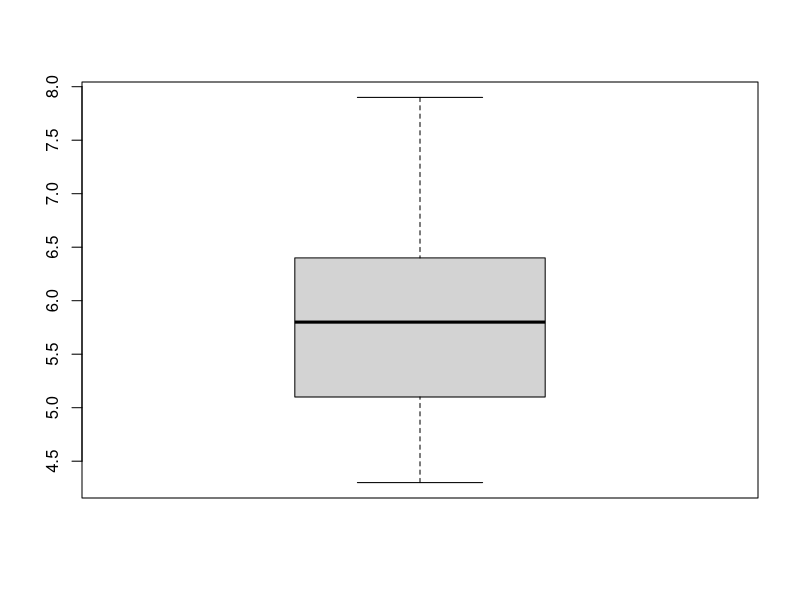
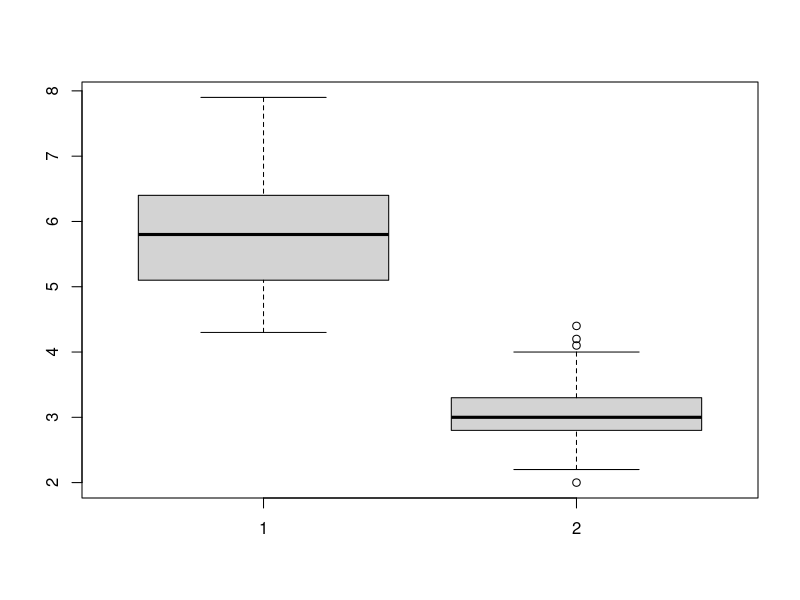
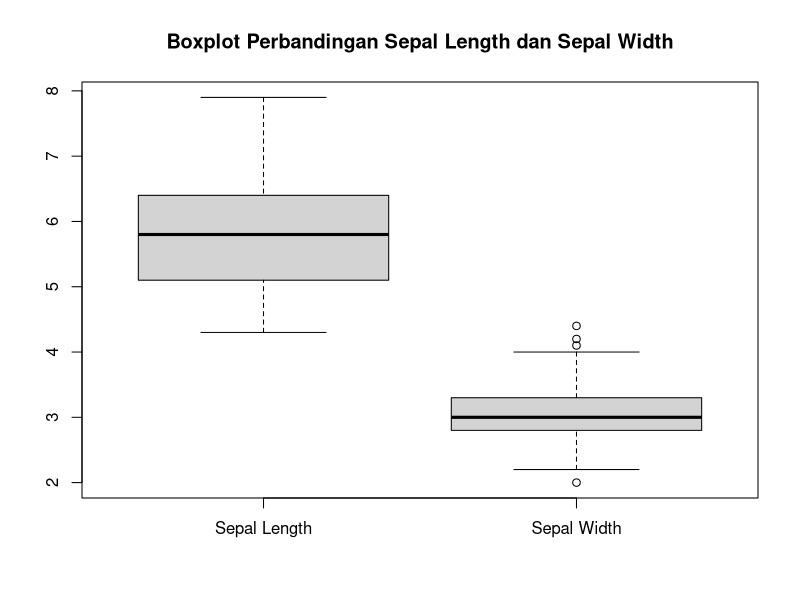
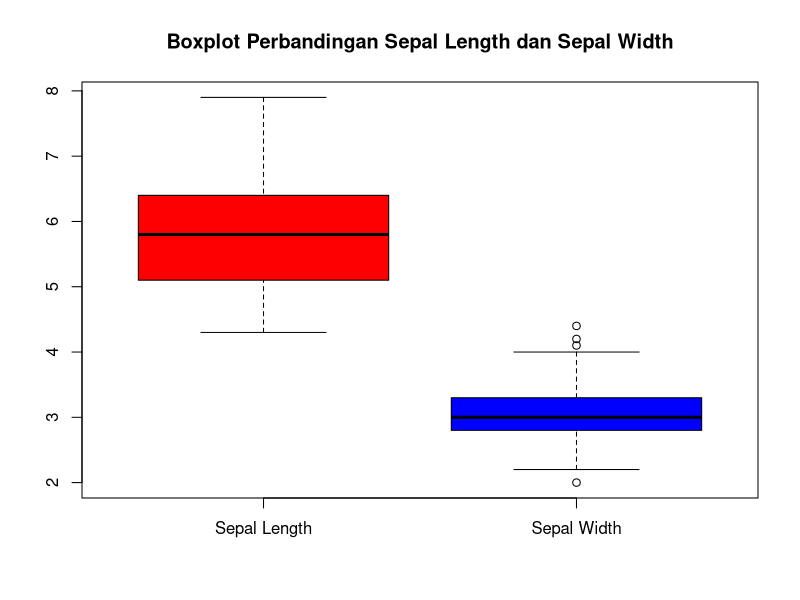
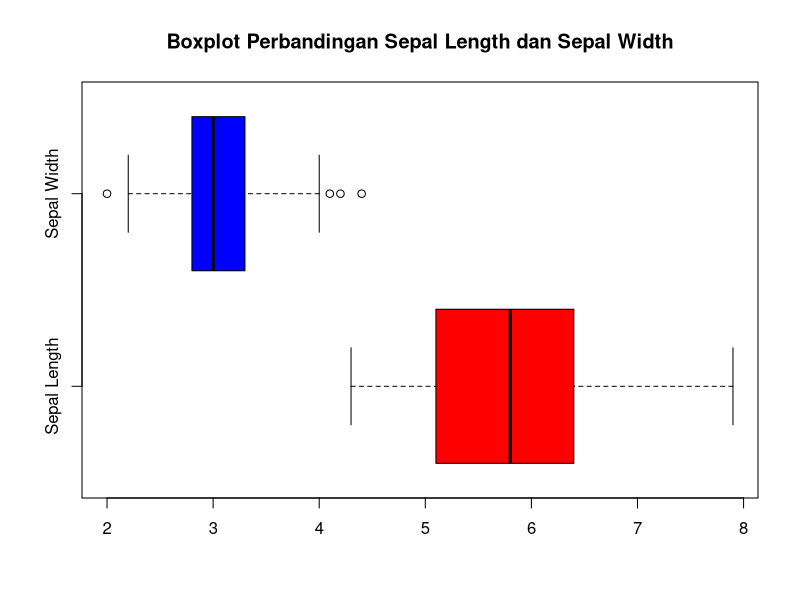
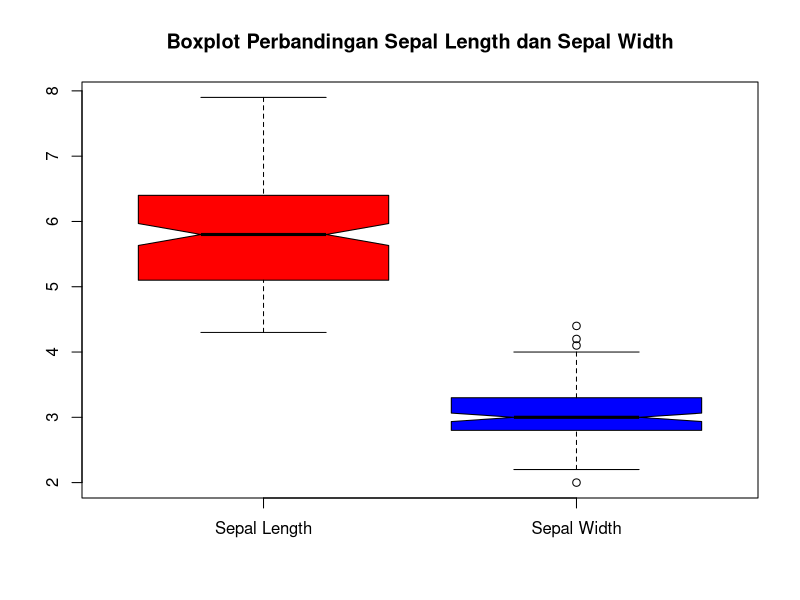
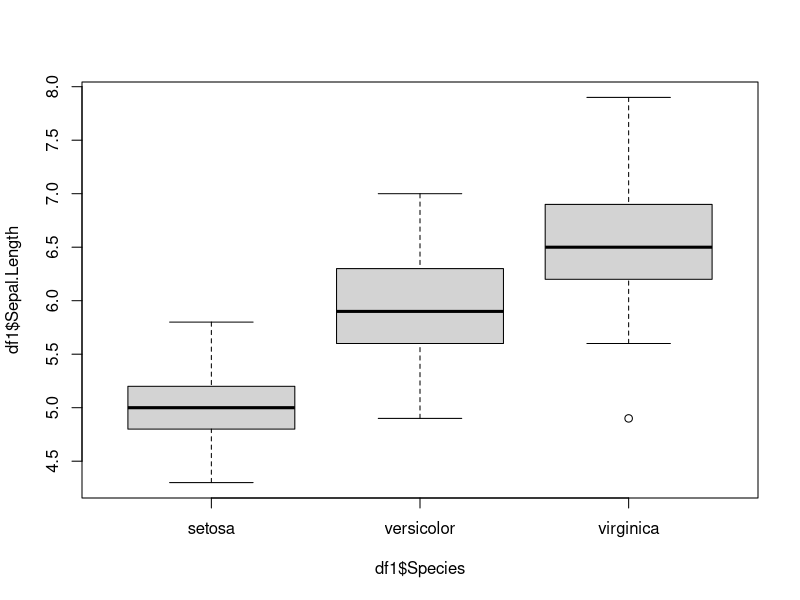
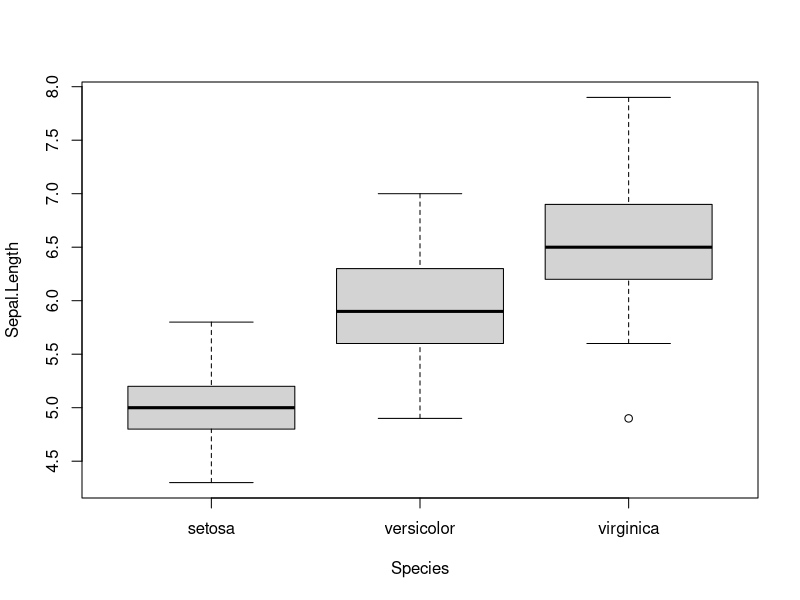

Write the R code that produced these figures, in order.
## ---- chunk 1
data("iris")
## ---- chunk 2
df1 <- iris
## ---- chunk 3
View(df1)
df1
## ---- chunk 4
ls(df1)
## ---- chunk 5
boxplot(df1$Sepal.Length) #1 variabel
## ---- chunk 6
boxplot(df1$Sepal.Length, df1$Sepal.Width) #2 variabel atau lebih
## ---- chunk 7
boxplot(df1$Sepal.Length, df1$Sepal.Width,
        main = "Boxplot Perbandingan Sepal Length dan Sepal Width",
        names = c("Sepal Length", "Sepal Width")) #tambahkan judul dan xlabel
## ---- chunk 8
boxplot(df1$Sepal.Length, df1$Sepal.Width,
        main = "Boxplot Perbandingan Sepal Length dan Sepal Width",
        names = c("Sepal Length", "Sepal Width"),
        col = c("red", "blue")) #ganti warna
## ---- chunk 9
boxplot(df1$Sepal.Length, df1$Sepal.Width,
        main = "Boxplot Perbandingan Sepal Length dan Sepal Width",
        names = c("Sepal Length", "Sepal Width"),
        col = c("red", "blue"),
        horizontal = TRUE) #rotate jadi horizontal
## ---- chunk 10
boxplot(df1$Sepal.Length, df1$Sepal.Width,
        main = "Boxplot Perbandingan Sepal Length dan Sepal Width",
        names = c("Sepal Length", "Sepal Width"),
        col = c("red", "blue"),
        notch = TRUE) # jadi "mengerucut" di sekitar median
## ---- chunk 11
boxplot(df1$Sepal.Length ~ df1$Species)
## ---- chunk 12
boxplot(Sepal.Length ~ Species, data = df1)
## ---- chunk 13
boxplot(df1$Sepal.Length ~ df1$Species, 
        main = "Perbandingan Sepal Length berdasarkan Species",
        xlab = "Species",
        ylab = "Sepal Length",
        col = c("blue","yellow","red"))
## ---- chunk 14
plot(df1)
## ---- chunk 15
plot(df1$Sepal.Length, df1$Sepal.Width)
## ---- chunk 16
plot(df1$Sepal.Length, df1$Sepal.Width, 
     main = "Ini Judul grafiknya")
## ---- chunk 17
plot(df1$Sepal.Length, df1$Sepal.Width, 
     main = "Ini Judul grafiknya",
     xlab = "Sumbu X",
     ylab = "Sumbu Y")
## ---- chunk 18
plot(df1$Sepal.Length, df1$Sepal.Width,
     main = "Scatter Plot Sepal Length dengan Sepal Width",
     xlab = "Sepal Length",
     ylab = "Sepal Width",
     col = "blue")
## ---- chunk 19
?stem
View(ChickWeight) #data dari r
stem(ChickWeight$weight)
hist(ChickWeight$weight) #buat perbandingan
## ---- chunk 20
min(ChickWeight$weight) #cek nilai minimumnya
max(ChickWeight$weight) #cek maxnya
## ---- chunk 21
stem(ChickWeight$weight, scale = 5) 
stem(ChickWeight$weight, width = 100) 
## ---- chunk 22
?dotchart
View(mtcars)
## ---- chunk 23
dotchart(mtcars$mpg)
## ---- chunk 24
dotchart(mtcars$mpg, labels = row.names(mtcars),
         cex = 0.9, xlab = "mpg",
         main = "Persebaran Jarak Yang Dapat Ditempuh Per Galon")
## ---- chunk 25
grps <- as.factor(mtcars$cyl)
my_cols <- c("blue", "darkgreen", "orange")
dotchart(mtcars$mpg, labels = row.names(mtcars),
         groups = grps, gcolor = my_cols,
         color = my_cols[grps],
         cex = 0.9,  pch = 22, xlab = "mpg",
         main = "Persebaran Jarak Yang Dapat Ditempuh Per Galon Berdasarkan Jumlah Silinder")
legend("bottomright", legend = c("4","6", "6"),
       fill = my_cols, cex = 0.8)
## ---- chunk 26
data()
## ---- chunk 27
?iris
## ---- chunk 28
data(package = "datasets")
## ---- chunk 29
data("nhtemp")
## ---- chunk 30
View(nhtemp)
nhtemp
## ---- chunk 31
plot(nhtemp)
## ---- chunk 32
df_nhtemp <- data.frame(Time=time(nhtemp),
                        Temp=as.matrix(nhtemp))
## ---- chunk 33
View(df_nhtemp)
df_nhtemp
## ---- chunk 34
plot(df_nhtemp$Time, df_nhtemp$Temp, type="l")
## ---- chunk 35
plot(df_nhtemp$Time, df_nhtemp$Temp, type="l",
     xlab="Time", ylab="Temp",
     main="Average Yearly Temperature in New Haven")
## ---- chunk 36
library(ggplot2)
## ---- chunk 37
data(package = "ggplot2")
## ---- chunk 38
data("economics", package = "ggplot2")
## ---- chunk 39
df2 <- economics
## ---- chunk 40
View(df2)
df2
## ---- chunk 41
ls(df2)
## ---- chunk 42
plot(df2$date, df2$unemploy,
     type = "l",
     col = "red")
## ---- chunk 43
ggplot(df2, aes(x = date, y = unemploy))
## ---- chunk 44
ggplot(df2, aes(x = date, y = unemploy)) + 
  geom_line()
## ---- chunk 45
2 + 3
## ---- chunk 46
hasil_jumlah <- 2 + 3
## ---- chunk 47
hasil_jumlah
## ---- chunk 48
tren_pengangguran <- ggplot(df2, aes(x = date, y = unemploy)) + 
  geom_line()
## ---- chunk 49
tren_pengangguran
## ---- chunk 50
ggplot(df2, aes(x = date, y = unemploy)) + 
  geom_line() + 
  labs(
    title = "Line Chart Tahun dengan Jumlah Pengangguran",
    x = "Tahun",
    y = "Jumlah Pengangguran"
  )
## ---- chunk 51
ggplot(df1, aes(x = Sepal.Length, y = Sepal.Width)) + 
  geom_point()
## ---- chunk 52
ggplot(df1, aes(x = Sepal.Length, y = Sepal.Width, color = Species)) + 
  geom_point()
## ---- chunk 53
ggplot(df1, aes(x = Sepal.Length, y = Sepal.Width, color = Species)) + 
  geom_point() + 
  labs(
    title = "Scatter Plot Sepal Length vs Sepal Width",
    x = "Sepal Length",
    y = "Sepal Width",
    color = "Species Names"
  )
## ---- chunk 54
ggplot(df1, aes(x = Petal.Length, y = Petal.Width, color = Species)) + 
  geom_point() + 
  labs(
    title = "Scatter Plot Petal Length vs Petal Width",
    x = "Petal Length",
    y = "Petal Width",
    color = "Species Names"
  )
## ---- chunk 55
data()
## ---- chunk 56
data(package = "datasets")
## ---- chunk 57
data("mtcars", package = "datasets")
## ---- chunk 58
df3 <- mtcars
## ---- chunk 59
View(df3)
df3
## ---- chunk 60
ls(df3)
## ---- chunk 61
df3$cyl
## ---- chunk 62
ggplot(df3, aes(x = cyl)) + 
  geom_bar()
## ---- chunk 63
ggplot(df3, aes(x = cyl, fill = "red")) + 
  geom_bar()
## ---- chunk 64
ggplot(df3, aes(x = cyl, fill = "red")) + 
  geom_bar(width = 1)
## ---- chunk 65
cyl_freq <- data.frame(table(df3$cyl, dnn="cyl"))
## ---- chunk 66
View(cyl_freq)
cyl_freq
## ---- chunk 67
ggplot(cyl_freq, aes(x = cyl, y = Freq)) + 
  geom_col()
## ---- chunk 68
ggplot(cyl_freq, aes(x = cyl, y = Freq, fill = "red")) + 
  geom_col(width = 0.5)
## ---- chunk 69
ggplot(df3, aes(x = factor(1), fill = factor(cyl))) + 
  geom_bar(width = 1) + 
  coord_polar(theta = "y")
## ---- chunk 70
ggplot(df3, aes(x = factor(1), fill = factor(cyl))) + 
  geom_bar(width = 1) + 
  coord_polar(theta = "y") +
  labs(
    title = "Banyaknya Silinder di Mobil (dari Motor Trend, 1974)",
    x = "",
    y = "",
    fill = "cyl (banyaknya silinder)"
  )
## ---- chunk 71
ggplot(cyl_freq, aes(x = factor(1), y = Freq, fill = factor(cyl))) + 
  geom_col() +
  coord_polar(theta = "y")
## ---- chunk 72
ggplot(cyl_freq, aes(x = factor(1), y = Freq, fill = factor(cyl))) + 
  geom_col() +
  coord_polar(theta = "y") +
  labs(
    title = "Pie Chart Banyaknya Silinder dari Tabel Frekuensi",
    x = "",
    y = "",
    fill = "cyl (banyaknya silinder)"
  )
## ---- chunk 73
ggplot(df1, aes(x = Sepal.Length)) + 
  geom_histogram()
## ---- chunk 74
ggplot(df1, aes(x = Sepal.Length)) + 
  geom_histogram(binwidth = 0.5)
## ---- chunk 75
ggplot(df1, aes(x = Sepal.Length)) + 
  geom_histogram(binwidth = 0.5, fill = "skyblue", color = "black")
## ---- chunk 76
ggplot(df1, aes(x = Species, y = Sepal.Length)) + 
  geom_boxplot()
## ---- chunk 77
ggplot(df1, aes(x = Species, y = Sepal.Length)) + 
  geom_boxplot(fill = "skyblue", color = "black")
